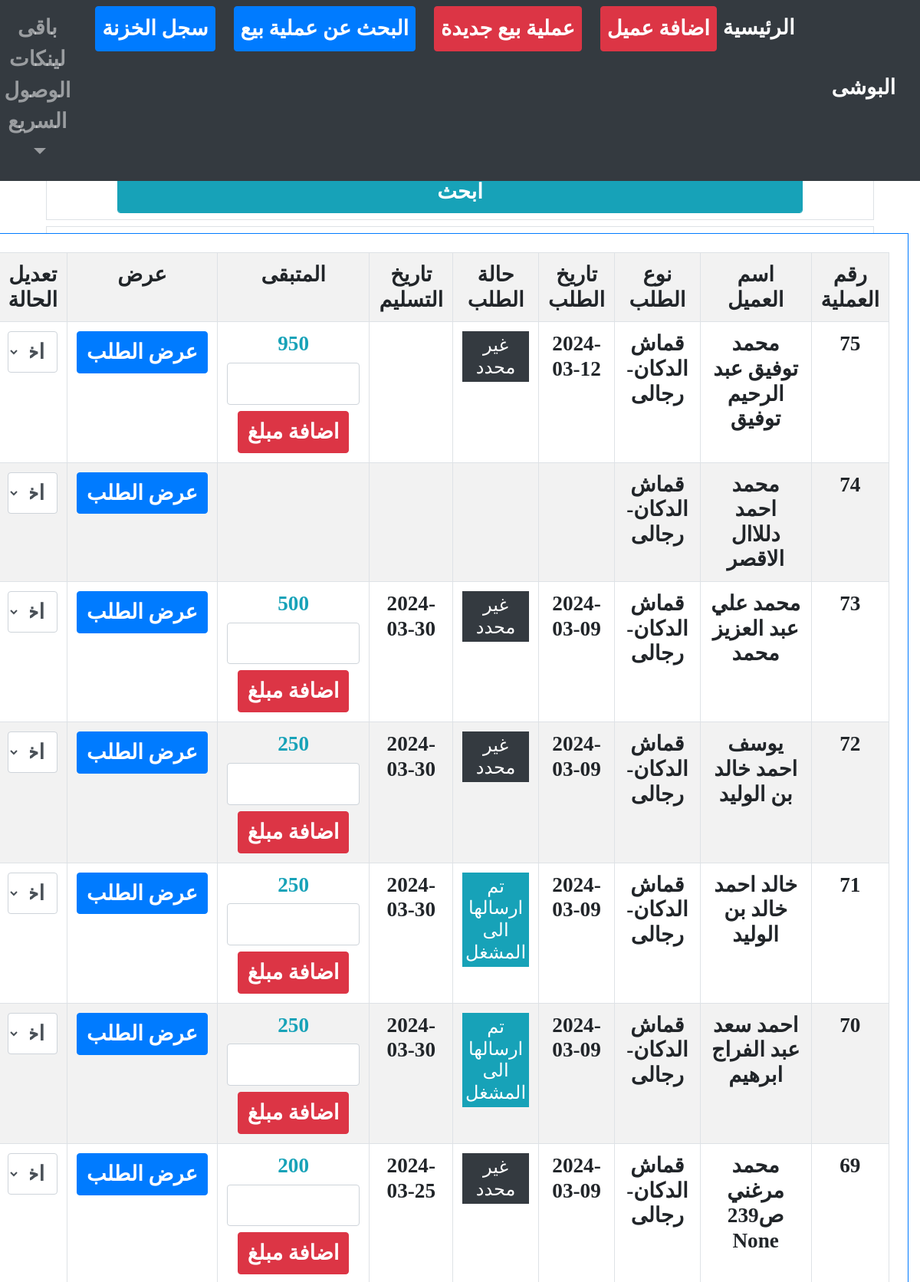
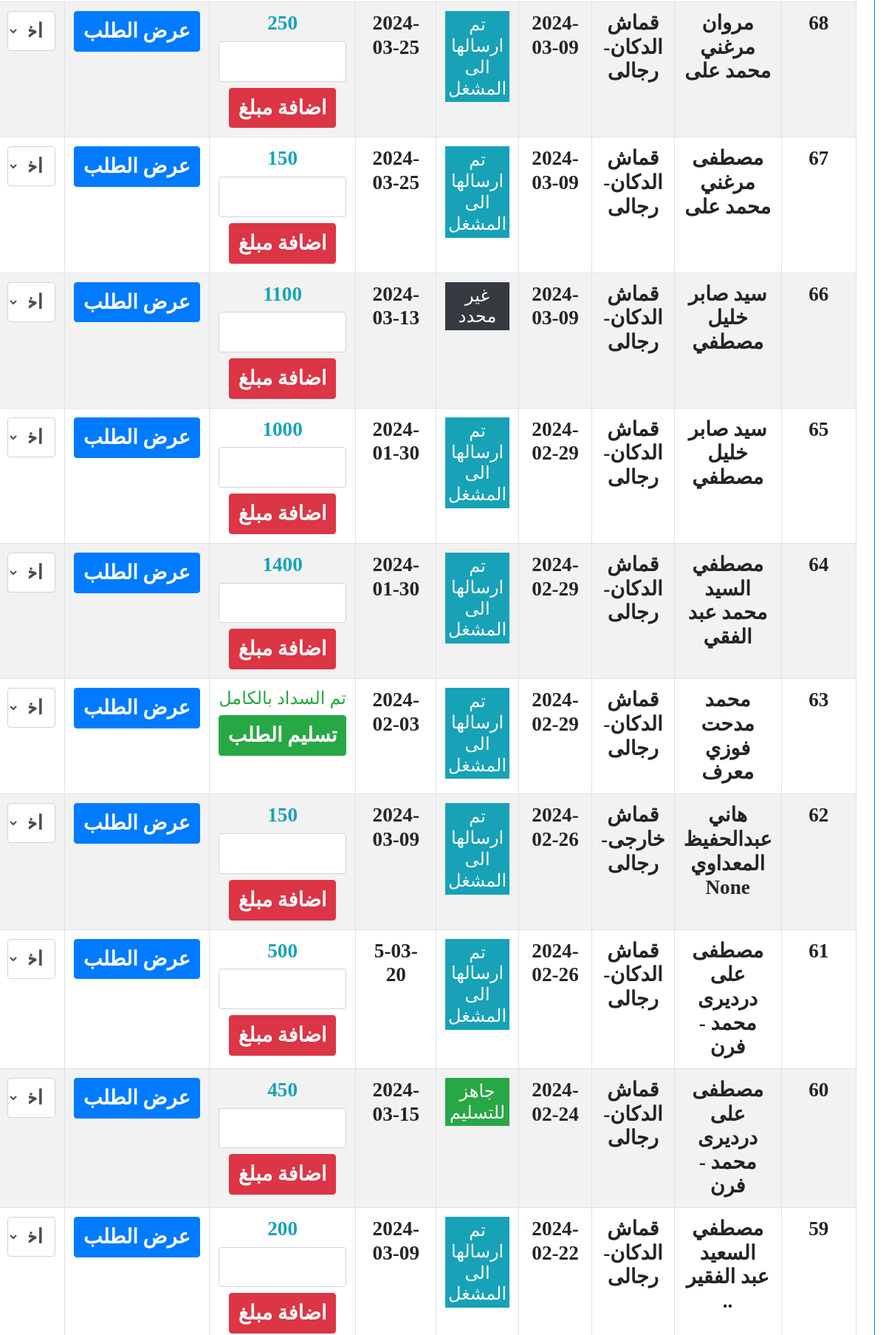
The app's page /order/list (upper part) with its own data (2 pictures, top to bottom).
### order/models.py (models this page shows, shortened)
class MasterInvoice( TimeStampMixin,models.Model):
    counter = models.PositiveIntegerField(default=1, editable=False)
    invoiceType = [
        ('قماش الدكان-رجالى', 'قماش الدكان-رجالى'),
        ('قماش الدكان-حريمى', 'قماش الدكان-حريمى'),
        ('قماش خارجى-رجالى', 'قماش خارجى-رجالى'),
        ('قماش خارجى-حريمى', 'قماش خارجى-حريمى'),
        ('بيع قماش', 'بيع قماش'),
    ]
    clientMI    = models.ForeignKey(Client, related_name='master_invoices', on_delete=models.CASCADE, verbose_name="العميل")
    invoiceType = models.CharField(max_length=35, choices=invoiceType, null=True, blank=True, verbose_name="نوع الطلب", default="قماش الدكان-رجالى")

class basicInvoiceInfo(TimeStampMixin,models.Model):
    orderStatue = [
        ('unknwon','غير محدد'),
        ('sent','تم ارسالها الى المشغل'),
        ('done','جاهز للتسليم'),
        ('delivered','تم التسليم'),
        ('returned','مرتجع'),
        ('doneAgain','تسليم بعد المرتجع')
    ]
    masterInvoice   = models.ForeignKey(MasterInvoice, on_delete=models.CASCADE, verbose_name="الفاتورة")
    total           = models.IntegerField(null=True, blank=True, verbose_name="المبلغ الإجمالى")
    paid            = models.IntegerField(null=True, blank=True, verbose_name="المبلغ المدفوع")
    remain          = models.IntegerField(null=True, blank=True, verbose_name="المبلغ المتبقى")
    receve_date     = models.DateField(blank=True, null=True)
    statue          = models.CharField(max_length=35, choices=orderStatue, null=True, blank=True, verbose_name="حالة الطلب", default="unknwon")

### client/models.py (models this page shows, shortened)
class TimeStampMixin(models.Model):
    created_at      = models.DateTimeField(auto_now_add=True,null=True)
    updated_at      = models.DateTimeField(auto_now=True,null=True)
    is_deleted      = models.BooleanField(default=False)

class Client(TimeStampMixin, models.Model):
    GENDER_CHOICES = [
        ('male', 'رجالى'),
        ('female', 'حريمى'),
    ]
    FName       = models.CharField(max_length=15, null=True, blank=True, verbose_name="الاسم الاول") # الاسم الاول
    SName       = models.CharField(max_length=15, null=True, blank=True, verbose_name="الاسم الثانى") # الاسم الثانى
    TName       = models.CharField(max_length=15, null=True, blank=True, verbose_name="الاسم الثالث") # الاسم الثالث
    LName       = models.CharField(max_length=15, null=True, blank=True, verbose_name="الاسم الرابع") # الاسم الرابع
    name        = models.CharField(max_length=60, null=True, blank=True, db_index=True,verbose_name="الاسم بالكامل") # الاسم بالكامل
    kindMale    = models.CharField(max_length=10, choices=GENDER_CHOICES, null=True, blank=True, verbose_name="نوع العميل", default="male" )
    book        = models.CharField(max_length=50, null=True, blank=True, verbose_name="اسم الدفتر")
    page        = models.IntegerField(null=True, blank=True, verbose_name="صفحة رقم")
    phone       = models.CharField(max_length=50, null=True, blank=True, db_index=True, verbose_name="رقم التليفون")
    address     = models.CharField(max_length=50, null=True, blank=True, verbose_name="العنوان")

class TimeStampMixin(models.Model):
    created_at      = models.DateTimeField(auto_now_add=True,null=True)
    updated_at      = models.DateTimeField(auto_now=True,null=True)
    is_deleted      = models.BooleanField(default=False)

### order/views.py (the view, shortened to what this page needs)
# urls.py: path('list', ordersListView.as_view(), name="list"),
class ordersListView(ListView):
    model = MasterInvoice
    template_name = 'order/ordersList.html'
    context_object_name = 'masterInvoices'
    ordering = '-created_at'
    def get_queryset(self):
        queryset = super().get_queryset()
        search_query = self.request.GET.get('q')
        search_by = self.request.GET.get('search_by')
        if search_query:
            q_object = Q(clientMI__name__icontains=search_query)
            q_object |= Q(invoiceType__icontains=search_query)
            if search_query.isdigit():
                q_object |= Q(counter=int(search_query))
            queryset = queryset.filter(q_object)
        return queryset.order_by('-created_at')

### order/templates/order/ordersList.html (shortened to what this page needs)
{% extends "homee/index.html" %}
{% load crispy_forms_tags %}
{% block content %}
<div class="container-fluid text-center m-auto">
    <h1 class="h4 mt-3">البحث</h1>
    <div class="row">
        <div class="col-12">
            <form class="border m-auto " action="#" >
                <div class="row">
                    <div class="col-4">
                    </div>
                    <div class="col-2">
                    </div>
                    <div class="col-3">
                    </div>
                    <div class="col-3">
                    </div>
                    <div class="col-10 mr-auto ml-auto mt-2 mb-2">
                        <input type="submit" class="form-control btn btn-info w-100" value="ابحث">
                    </div>
                </div>
            </form>
        </div>
    </div>
    <h1 class="h3 border p-3 mb-5 mt-2">سجل الطلبات</h1>
    <div class="row mt-5 mb-3 bg-white w-100" style=" position: fixed; top: 16rem; display: inline-block; left: 0rem; z-index:2; overflow:scroll; height:67vh">
        <div class="col-12 m-auto border border-primary p-4">
            <table class="table text-center table-striped table-hover table-bordered w-100 h3" id="" style="">
                <tr>
                    <th>رقم العملية</th>
                    <th>اسم العميل</th>
                    <th>نوع الطلب</th>
                    <th>تاريخ الطلب</th>
                    <th>حالة الطلب</th>
                    <th>تاريخ التسليم</th>
                    <th>المتبقى</th>
                    <th>عرض</th>
                    <th>تعديل الحالة</th>
                </tr>
                {% for masterInvoice in  masterInvoices%}
                <tr>
                    <td>{{masterInvoice.counter}}</td>
                    <td>{{masterInvoice.clientMI.name}}</td>
                    <td>{{masterInvoice.invoiceType}}</td>
                    <td>
                        {% for basicInvoiceInfo in masterInvoice.basicinvoiceinfo_set.all %}
                          {{ basicInvoiceInfo.created_at|date:'Y-m-d'}}</span>
                        {% endfor %}
                    </td>
                    <td id="reload-container">
                        {% for basicInvoiceInfo in masterInvoice.basicinvoiceinfo_set.all %}
                            {% if basicInvoiceInfo.get_statue_display == "غير محدد" %}
                                <p class="bg-dark text-white p-1 h4 w-100">غير محدد</p>
                            {% elif basicInvoiceInfo.get_statue_display == "تم ارسالها الى المشغل" %}
                                <p class="bg-info text-white p-1 h4 w-100">تم ارسالها الى المشغل</p>
                            {% elif basicInvoiceInfo.get_statue_display == "جاهز للتسليم" %}
                                <p class="bg-success text-white p-1 h4 w-100">جاهز للتسليم</p>
                            {% elif basicInvoiceInfo.get_statue_display == "تم التسليم" %}
                                <p class="bg-secondary text-white p-1 h4 w-100 done_pay_statue">تم التسليم</p>
                            {% elif basicInvoiceInfo.get_statue_display == "تسليم بعد المرتجع" %}
                            <p class="bg-warning text-white p-1 h4 w-100 done_pay_statue">تسليم بعد المرتجع</p>
                                {% elif basicInvoiceInfo.get_statue_display == "مرتجع" %}
                            <p class="bg-danger text-white p-2 h4 w-100" style="font-size: 2rem; font-weight: 900;">مرتجع</p>
                            {% endif %}
                        {% endfor %}
                    </td>
                    <td>
                        {% for basicInvoiceInfo in masterInvoice.basicinvoiceinfo_set.all %}
                            {{ basicInvoiceInfo.receve_date|date:'Y-m-d'}}</span>
                        {% endfor %}
                    </td>
                    <td>
                        {% for basicInvoiceInfo in masterInvoice.basicinvoiceinfo_set.all %}
                            {% if basicInvoiceInfo.remain > 0 %}
                                <p class="h3 text-info">
                                    {{ basicInvoiceInfo.remain }}
                                </p>
                                <input class="form-control add_pay_input">
                                <a href="#" class="btn btn-danger mt-2 pay_btn" >اضافة مبلغ</a>
                            {% else %}
                                <p class="bg-white h4 text-success done_pay">تم السداد بالكامل</p>
                                <a href="{% url 'order:createDeliverd' masterInvoice.id%}" class="btn btn-success done_pay done_pay_btn">تسليم الطلب</a>
                            {% endif %}
                        {% endfor %}
                    </td>
                    <td>
                        <a class="btn btn-primary text-white" href="{% url 'order:listOrderDetails'  masterInvoice.id%}">عرض الطلب</a>
                    </td>
                    <td>
                        <select class="form-control h5 change_order_statue" id="change_order_statue{{masterInvoice.id}}" name="change_order_statue"  hx-post="/order/changeOrderStatue/{{masterInvoice.id}}">
                            <option>اختر لتغيير الحالة</option>
                        </select>
                    </td>
                </tr>
                {% endfor %}
            </table>
        </div>
    </div>
</div>
{% endblock %}

### home/static/homee/css/style.css (style rules this page uses)
body, .h3, h1.h1, .btn:not(:disabled):not(.disabled), label, select, input { text-align: center!important; font-size: 1.7rem!important; font-weight: 900!important; font-family: none!important; }
select.form-control:not([size]):not([multiple]) { height:calc(3.25rem + 2px) }

### records on screen
MasterInvoice: counter "75", clientMI.name "محمد توفيق عبد الرحيم توفيق", invoiceType "قماش الدكان-رجالى", change_order_statue "اختر لتغيير الحالة"
basicInvoiceInfo: created_at "2024-03-12", statue "غير محدد", remain "950"
MasterInvoice: counter "74", clientMI.name "محمد احمد دللاال الاقصر", invoiceType "قماش الدكان-رجالى", change_order_statue "اختر لتغيير الحالة"
MasterInvoice: counter "73", clientMI.name "محمد علي عبد العزيز محمد", invoiceType "قماش الدكان-رجالى", change_order_statue "اختر لتغيير الحالة"
basicInvoiceInfo: created_at "2024-03-09", statue "غير محدد", receve_date "2024-03-30", remain "500"
MasterInvoice: counter "72", clientMI.name "يوسف احمد خالد بن الوليد", invoiceType "قماش الدكان-رجالى", change_order_statue "اختر لتغيير الحالة"
basicInvoiceInfo: created_at "2024-03-09", statue "غير محدد", receve_date "2024-03-30", remain "250"
MasterInvoice: counter "71", clientMI.name "خالد احمد خالد بن الوليد", invoiceType "قماش الدكان-رجالى", change_order_statue "اختر لتغيير الحالة"
basicInvoiceInfo: created_at "2024-03-09", statue "تم ارسالها الى المشغل", receve_date "2024-03-30", remain "250"
MasterInvoice: counter "70", clientMI.name "احمد سعد عبد الفراج ابرهيم", invoiceType "قماش الدكان-رجالى", change_order_statue "اختر لتغيير الحالة"
basicInvoiceInfo: created_at "2024-03-09", statue "تم ارسالها الى المشغل", receve_date "2024-03-30", remain "250"
MasterInvoice: counter "69", clientMI.name "محمد مرغني ص239 None", invoiceType "قماش الدكان-رجالى", change_order_statue "اختر لتغيير الحالة"
basicInvoiceInfo: created_at "2024-03-09", statue "غير محدد", receve_date "2024-03-25", remain "200"
MasterInvoice: counter "68", clientMI.name "مروان مرغني محمد على", invoiceType "قماش الدكان-رجالى", change_order_statue "اختر لتغيير الحالة"
basicInvoiceInfo: created_at "2024-03-09", statue "تم ارسالها الى المشغل", receve_date "2024-03-25", remain "250"
MasterInvoice: counter "67", clientMI.name "مصطفى مرغني محمد على", invoiceType "قماش الدكان-رجالى", change_order_statue "اختر لتغيير الحالة"
basicInvoiceInfo: created_at "2024-03-09", statue "تم ارسالها الى المشغل", receve_date "2024-03-25", remain "150"
MasterInvoice: counter "66", clientMI.name "سيد صابر خليل مصطفي", invoiceType "قماش الدكان-رجالى", change_order_statue "اختر لتغيير الحالة"
basicInvoiceInfo: created_at "2024-03-09", statue "غير محدد", receve_date "2024-03-13", remain "1100"
MasterInvoice: counter "65", clientMI.name "سيد صابر خليل مصطفي", invoiceType "قماش الدكان-رجالى", change_order_statue "اختر لتغيير الحالة"
basicInvoiceInfo: created_at "2024-02-29", statue "تم ارسالها الى المشغل", receve_date "2024-01-30", remain "1000"
MasterInvoice: counter "64", clientMI.name "مصطفي السيد محمد عبد الفقي", invoiceType "قماش الدكان-رجالى", change_order_statue "اختر لتغيير الحالة"
basicInvoiceInfo: created_at "2024-02-29", statue "تم ارسالها الى المشغل", receve_date "2024-01-30", remain "1400"
MasterInvoice: counter "63", clientMI.name "محمد مدحت فوزي معرف", invoiceType "قماش الدكان-رجالى", change_order_statue "اختر لتغيير الحالة"
basicInvoiceInfo: created_at "2024-02-29", statue "تم ارسالها الى المشغل", receve_date "2024-02-03", remain "تم السداد بالكامل"
MasterInvoice: counter "62", clientMI.name "هاني عبدالحفيظ المعداوي None", invoiceType "قماش خارجى-رجالى", change_order_statue "اختر لتغيير الحالة"
basicInvoiceInfo: created_at "2024-02-26", statue "تم ارسالها الى المشغل", receve_date "2024-03-09", remain "150"
MasterInvoice: counter "61", clientMI.name "مصطفى على درديرى محمد - فرن", invoiceType "قماش الدكان-رجالى", change_order_statue "اختر لتغيير الحالة"
basicInvoiceInfo: created_at "2024-02-26", statue "تم ارسالها الى المشغل", receve_date "5-03-20", remain "500"
MasterInvoice: counter "60", clientMI.name "مصطفى على درديرى محمد - فرن", invoiceType "قماش الدكان-رجالى", change_order_statue "اختر لتغيير الحالة"
basicInvoiceInfo: created_at "2024-02-24", statue "جاهز للتسليم", receve_date "2024-03-15", remain "450"
MasterInvoice: counter "59", clientMI.name "مصطفي السعيد عبد الفقير ..", invoiceType "قماش الدكان-رجالى", change_order_statue "اختر لتغيير الحالة"
basicInvoiceInfo: created_at "2024-02-22", statue "تم ارسالها الى المشغل", receve_date "2024-03-09", remain "200"
